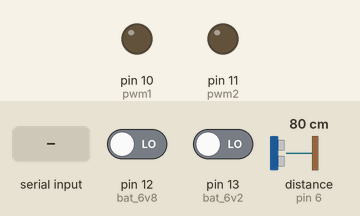
A sketch run on a simulated Arduino Uno, built with avr-gcc and run on an emulated ATmega328P. On the bench: output pins drawn as LEDs (lit = HIGH). The test bench sets the inputs (shaded band); at power-on: pin 12 (bat_6v8) LOW, pin 13 (bat_6v2) LOW, distance to the obstacle (sensor on pin 6) 80 cm. The echo pulse lasts 58.3 µs per cm; pins used as bus, display or sensor lines are not drawn; what the sketch prints to the serial monitor is not drawn.

Above: at 1.2 s.
1.3 s: "z" received over Serial
At 1.43 s:
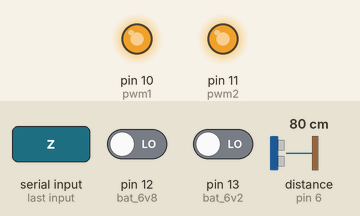
3.0 s: "x" received over Serial
4.5 s: "c" received over Serial
Timing chart, 0 to 7.5 s (numbered marks = the images above; inputs shaded):
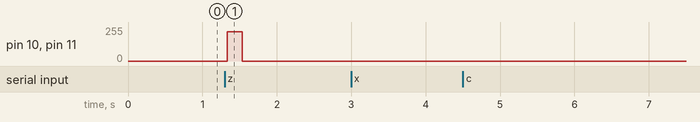

Measured:
- after the input at 1.3 s, pin 10 (pwm1), pin 11 (pwm2): 0/255 → 220/255 at once, → 0/255 0.20 s later
- after the input at 3.0 s, every drawn part: stays the same
- after the input at 4.5 s, every drawn part: stays the same

The sketch:

Arduino_code_Final.ino
```cpp
#define echo1 6
#define trig1 7
#define echo2 5
#define trig2 4

#define bat_6v8 12
#define bat_6v2 13

#define pwm1  10
#define pwm2  11

long duracion, distancia;
int duty=0; //100% = 255 -> 10% = 25.5
int medio, bajo, c1, c2;

void setup() {
  Serial.begin (9600);      // Puerto serial a 9600 baudios

  pinMode(echo1, INPUT);    // Pin 6 como entrada
  pinMode(echo2, INPUT);    // Pin 5 como entrada
  pinMode(trig1, OUTPUT);   // Pin 7 como salida
  pinMode(trig2, OUTPUT);   // Pin 4 como salida

  pinMode(bat_6v8, INPUT);  // Pin 12 como entrada
  pinMode(bat_6v2, INPUT);  // Pin 13 como entrada

  //pinMode(pwm1, OUTPUT);    // Pin 10 como salida
  pinMode(pwm2, OUTPUT);    // Pin 11 como salida

  pinMode(9, INPUT);       // Pin 9 como entrada
  pinMode(8, INPUT);       // Pin 8 como entrada

  }

void loop() {
  analogWrite(pwm1,duty);
  analogWrite(pwm2,duty);

  medio=digitalRead(bat_6v8);
  bajo=digitalRead(bat_6v2);

  char L = Serial.read();
  if(L == 'z'){
    for(int i = 60; i <= 220; i += 5){
      analogWrite(pwm2,i);
      analogWrite(pwm1,i);
      //Serial.println(i);
      delay(1);
    }
    delay(200);
    analogWrite(pwm2,0);
    analogWrite(pwm1,0);
  }

  else if(L=='n'){
    for(int i = 60; i <= 220; i += 5){
      analogWrite(pwm2,i);
      analogWrite(pwm1,i);
      delay(1);
    }
    delay(100);
    analogWrite(pwm2,0);
    analogWrite(pwm1,0);
  }

  else if(L=='x'){

    if (medio==1 && bajo==0){
      Serial.println("Nivel Medio");
    }
    else if (bajo==1){
      Serial.println("Nivel bajo");
    }
    else{
      Serial.println("Estado ok");
    }
  }

  else if(L == 'c'){

    digitalWrite(trig1, LOW);
    delayMicroseconds(2);
    digitalWrite(trig1, HIGH);   // genera el pulso de triger por 10ms
    delayMicroseconds(10);
    digitalWrite(trig1, LOW);

    duracion = pulseIn(echo1, HIGH);
    distancia = (duracion/2) / 29;    // calcula la distancia en centimetros

    Serial.print("Distancia1:");
    Serial.println(distancia);    // envia el valor de la distancia por el puerto serial
    delay(150);
  }

  else if(L == 'v'){

    digitalWrite(trig2, LOW);
    delayMicroseconds(2);
    digitalWrite(trig2, HIGH);   // genera el pulso de triger por 10ms
    delayMicroseconds(10);
    digitalWrite(trig2, LOW);

    duracion = pulseIn(echo2, HIGH);
    distancia = (duracion/2) / 29;    // calcula la distancia en centimetros

    Serial.print("Distancia2:");
    Serial.println(distancia);    // envia el valor de la distancia por el puerto serial
  }
  //L=' ';
//////////////////////////////////////////////////////////////////////
  /*
  c1=digitalRead(9);
  c2=digitalRead(8);

  if (c1==0 && c2==0){

  }
  else

  if (c1==1 && c2==0){
    delay(750);
    duty+=25;
    if (duty >255){
      duty=250;
    }
    Serial.print("Duty:");
    Serial.println(duty);
  }
  else if (c1==0 && c2==1){
    delay(750);
    duty-=25;
    if (duty<150){
      duty=150;
    }
    Serial.print("Duty:");
    Serial.println(duty);
  }

  */
}
```
